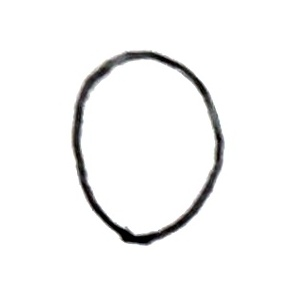
#> input picture test_images/O.jpg, 296 x 296 px
$ python -i letter_segmentation.py   (imports and definitions only)
#> lines starting #> are read from the running program, lines starting #| are printed output that depends on the picture; after the words box and inside, x2 and y2 are one past the last pixel; in counts of white or black regions, pixels touching at a corner belong together
"""
Segmentación de letras con proyección vertical.

Versión definitiva con:
- Filtrado de trazos horizontales (líneas de 't', guiones)
- Detección automática de letras fusionadas
- Sensibilidad ajustable para manuscritos
"""

import cv2
import numpy as np
from typing import List, Tuple
import matplotlib.pyplot as plt


class LetterSegmenter:
    """
    Segmentador de letras usando proyección vertical.

    Incluye filtros inteligentes para eliminar trazos y dividir letras fusionadas.
    """

    def __init__(
        self,
        min_width: int = 10,
        min_height: int = 15,
        margin: int = 2,
        valley_threshold: float = 0.10,
        min_valley_width: int = 2,
        max_aspect_ratio: float = 3.0,  # ⭐ NUEVO: filtrar líneas horizontales
        split_wide_threshold: float = 2.5  # ⭐ NUEVO: dividir letras fusionadas
    ):
        """
        Inicializa el segmentador de letras.

        Args:
            min_width: Ancho mínimo de letra válida (píxeles).
            min_height: Alto mínimo de letra válida (píxeles).
            margin: Margen adicional alrededor de cada letra.
            valley_threshold: Umbral para detectar valles (0-1).
            min_valley_width: Ancho mínimo de valle válido (píxeles).
            max_aspect_ratio: Relación ancho/alto máxima (filtrar líneas horizontales).
            split_wide_threshold: Si ancho > threshold * alto, intentar dividir.
        """
        self.min_width = min_width
        self.min_height = min_height
        self.margin = margin
        self.valley_threshold = valley_threshold
        self.min_valley_width = min_valley_width
        self.max_aspect_ratio = max_aspect_ratio
        self.split_wide_threshold = split_wide_threshold

    def segment_word(self, word_image: np.ndarray, debug: bool = False) -> List[np.ndarray]:
        """
        Segmenta palabra en letras usando proyección vertical.

        Args:
            word_image: Imagen de la palabra (numpy array).
            debug: Si True, muestra visualización del proceso.

        Returns:
            Lista de imágenes de letras ordenadas de izquierda a derecha.
        """
        # Paso 1: Preprocesar
        gray, binary = self._preprocess(word_image)

        # Paso 2: Calcular proyección vertical
        vertical_projection = self._calculate_vertical_projection(binary)

        # Paso 3: Encontrar puntos de corte
        split_points = self._find_split_points_improved(
            vertical_projection,
            threshold=self.valley_threshold,
            min_valley_width=self.min_valley_width
        )

        # Paso 4: Extraer segmentos con recorte vertical
        segments = self._extract_segments_improved(word_image, binary, split_points)

        # Paso 5: Filtrar y procesar segmentos
        valid_letters = []

        for i, seg in enumerate(segments):
            h, w = seg.shape[:2]

            # Filtrar segmentos muy pequeños (ruido)
            if w < self.min_width or h < self.min_height:
                if debug:
                    print(f"  ⚠️  Segmento {i+1}: {w}x{h} muy pequeño (filtrado)")
                continue

            # Filtrar segmentos que son toda la imagen (error de recorte)
            if h > word_image.shape[0] * 0.9:
                if debug:
                    print(f"  ⚠️  Segmento {i+1}: {w}x{h} demasiado alto (filtrado)")
                continue

            # ⭐ NUEVO: Filtrar trazos horizontales (líneas de 't', guiones)
            aspect_ratio = w / h if h > 0 else 0

            # Caso 1: Trazo horizontal (línea de 't', guion) → FILTRAR
            #   Características: ancho >> alto Y altura pequeña
            if aspect_ratio > self.max_aspect_ratio and h < 50:
                if debug:
                    print(f"  ⚠️  Segmento {i+1}: {w}x{h} (ratio {aspect_ratio:.1f}) → trazo horizontal (filtrado)")
                continue

            # Caso 2: Letras fusionadas (dos o más letras juntas) → DIVIDIR
            #   Características: ancho > 2.5 * alto Y altura razonable
            if aspect_ratio > self.split_wide_threshold and h >= 50:
                if debug:
                    print(f"  🔍 Segmento {i+1}: {w}x{h} (ratio {aspect_ratio:.1f}) → letras fusionadas, intentando dividir...")

                # Intentar subdividir este segmento
                subsegments = self._split_wide_segment(seg, binary[:, :seg.shape[1]], debug=debug)

                if len(subsegments) > 1:
                    if debug:
                        print(f"     ✓ Dividido en {len(subsegments)} letras")
                    valid_letters.extend(subsegments)
                else:
                    if debug:
                        print(f"     ✗ No se pudo dividir, manteniendo original")
                    valid_letters.append(seg)

            # Caso 3: Letra normal → ACEPTAR
            else:
                valid_letters.append(seg)

        # Debug: Visualización
        if debug:
            self._visualize_segmentation(
                word_image, binary, vertical_projection, split_points, valid_letters
            )

        if len(valid_letters) == 0 and debug:
            print("  ❌ No se detectaron letras válidas")
            print(f"  Ajusta valley_threshold (actual: {self.valley_threshold:.2f})")

        return valid_letters

    def _preprocess(self, image: np.ndarray) -> Tuple[np.ndarray, np.ndarray]:
        """
        Preprocesa imagen: escala de grises + binarización.

        Returns:
            Tupla (gray, binary_inverted)
        """
        if len(image.shape) == 3:
            gray = cv2.cvtColor(image, cv2.COLOR_BGR2GRAY)
        else:
            gray = image.copy()

        # Binarizar con Otsu (invertida: texto blanco, fondo negro)
        _, binary = cv2.threshold(
            gray, 0, 255,
            cv2.THRESH_BINARY_INV + cv2.THRESH_OTSU
        )

        return gray, binary

    def _calculate_vertical_projection(self, binary: np.ndarray) -> np.ndarray:
        """
        Calcula proyección vertical (suma de píxeles blancos por columna).

        Returns:
            Array normalizado [0-1] con la proyección.
        """
        projection = np.sum(binary, axis=0).astype(float)

        # Normalizar a [0, 1]
        if np.max(projection) > 0:
            projection = projection / np.max(projection)

        return projection

    def _find_split_points_improved(
        self,
        projection: np.ndarray,
        threshold: float = 0.10,
        min_valley_width: int = 2
    ) -> List[int]:
        """
        Encuentra puntos de corte usando detección de valles.

        Args:
            projection: Proyección vertical normalizada.
            threshold: Umbral para considerar un valle.
            min_valley_width: Ancho mínimo de valle válido.

        Returns:
            Lista de posiciones X donde cortar.
        """
        split_points = [0]  # Inicio

        in_valley = False
        valley_start = 0

        for x in range(len(projection)):
            if projection[x] < threshold:
                # Dentro de un valle
                if not in_valley:
                    valley_start = x
                    in_valley = True
            else:
                # Saliendo de un valle
                if in_valley:
                    valley_end = x
                    valley_width = valley_end - valley_start

                    # Solo valles suficientemente anchos
                    if valley_width >= min_valley_width:
                        valley_mid = (valley_start + valley_end) // 2
                        split_points.append(valley_mid)

                    in_valley = False

        split_points.append(len(projection))  # Final

        # Filtrar puntos muy cercanos
        filtered_points = [split_points[0]]
        for point in split_points[1:]:
            if point - filtered_points[-1] >= 8:  # Mínimo 8 píxeles de separación
                filtered_points.append(point)

        # Asegurar inicio y fin
        if len(filtered_points) < 2:
            filtered_points = [0, len(projection)]

        return filtered_points

    # [49 lines left out: function _split_wide_segment, not called in this run]

    def _extract_segments_improved(
        self,
        image: np.ndarray,
        binary: np.ndarray,
        split_points: List[int]
    ) -> List[np.ndarray]:
        """
        Extrae segmentos CON RECORTE VERTICAL.

        Args:
            image: Imagen original.
            binary: Imagen binarizada (para calcular recorte).
            split_points: Posiciones X donde cortar.

        Returns:
            Lista de segmentos recortados.
        """
        segments = []
        height, width = image.shape[:2]

        for i in range(len(split_points) - 1):
            x1 = max(0, split_points[i])
            x2 = min(width, split_points[i + 1])

            if x2 - x1 < 5:
                continue

            # Extraer segmento horizontal
            segment_img = image[:, x1:x2]
            segment_binary = binary[:, x1:x2]

            # Recorte vertical
            segment_cropped = self._crop_vertical_whitespace_fixed(
                segment_img, segment_binary
            )

            if segment_cropped.size > 0:
                segments.append(segment_cropped)

        return segments

    def _crop_vertical_whitespace_fixed(
        self,
        image: np.ndarray,
        binary: np.ndarray
    ) -> np.ndarray:
        """
        Recorta espacios verticales usando la imagen binarizada.

        Args:
            image: Imagen RGB/grayscale a recortar.
            binary: Imagen binarizada (texto blanco, fondo negro).

        Returns:
            Imagen recortada verticalmente.
        """
        # Proyección horizontal (suma por filas)
        horizontal_projection = np.sum(binary, axis=1)

        # Encontrar filas con contenido
        non_zero_rows = np.where(horizontal_projection > 0)[0]

        if len(non_zero_rows) == 0:
            return image

        # Límites con margen
        y1 = max(0, non_zero_rows[0] - self.margin)
        y2 = min(image.shape[0], non_zero_rows[-1] + 1 + self.margin)

        return image[y1:y2, :]

    # [108 lines left out: functions _visualize_segmentation, segment_multiple_words, not called in this run]

>>> import cv2
>>> picture = cv2.imread('../test_images/O.jpg')
#> picture is the input picture: shape (296, 296, 3); mean B, G, R 245.3, 245.3, 245.4
>>> result = LetterSegmenter().segment_word(picture)
#> in _preprocess, `_, binary = cv2.threshold( gray, 0, 255, cv2.THRESH_BINARY_INV + cv2.T..`:
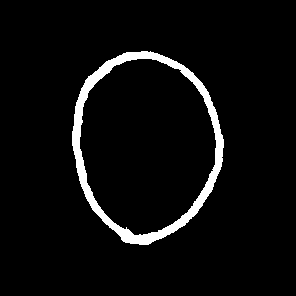
#> binary: shape (296, 296); 4.7% white; 1 white region, box (x1, y1, x2, y2) and area: (72, 51, 224, 245) 4133
#> in _calculate_vertical_projection, `projection = np.sum(binary, axis=0).astype(float)`: projection = 296 values, max 22185 at index 79, min 0 at index 0, mean 3560.5
#> in _calculate_vertical_projection, `projection = projection / np.max(projection)`: projection = 296 values, max 1 at index 79, min 0 at index 0, mean 0.16
#> in segment_word, `vertical_projection = self._calculate_vertical_projection(binary)`: vertical_projection has the same summary as projection in _calculate_vertical_projection
#> the loop in _find_split_points_improved, `for x in range(len(projection)):` made 296 passes
#> (valley_end, valley_width, valley_mid, in_valley) on pass 73: (72, 72, 36, False)
#> (valley_start, in_valley) on passes 1, 225: (0, True), (224, True)
#> after the loop in _find_split_points_improved, `for x in range(len(projection)):`: in_valley = True; split_points = [0, 36]; valley_end = 72; valley_mid = 36; valley_start = 224; valley_width = 72
#> in _find_split_points_improved, `filtered_points = [split_points[0]]`: filtered_points = [0]
#> the loop in _find_split_points_improved, `for point in split_points[1:]:` made 2 passes
#> point on passes 1 to 2: 36, 296
#> after the loop in _find_split_points_improved, `for point in split_points[1:]:`: filtered_points = [0, 36, 296]
#> the loop in _extract_segments_improved, `for i in range(len(split_points) - 1):` made 2 passes
#> (x1, x2, y1 in _crop_vertical_whitespace_fixed, y2 in _crop_vertical_whitespace_fixed) on pass 2: (36, 296, 49, 247)
#> pass 2, in _extract_segments_improved, `segment_img = image[:, x1:x2]`:
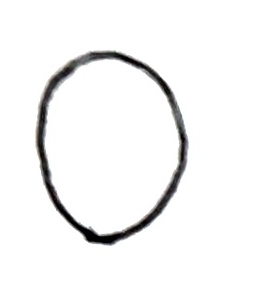
#> segment_img: shape (296, 260, 3); mean B, G, R 244, 244, 244.1
#> pass 2, in _extract_segments_improved, `segment_binary = binary[:, x1:x2]`:
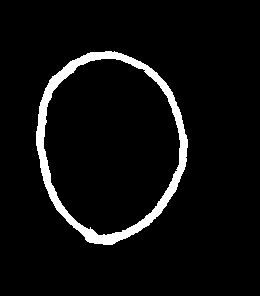
#> segment_binary: shape (296, 260); 5.4% white; 1 white region, box (x1, y1, x2, y2) and area: (36, 51, 188, 245) 4133
#> after the loop in _extract_segments_improved, `for i in range(len(split_points) - 1):`: segments = 2 items
#> the loop in segment_word, `for i, seg in enumerate(segments):` made 2 passes
#> (h, w) on pass 1: (296, 36)
#> (h, w, aspect_ratio) on pass 2: (198, 260, 1.31)
#> after the loop in segment_word, `for i, seg in enumerate(segments):`: valid_letters = 1 item
#> result = 1 item

$ run again, on test_images/A.png
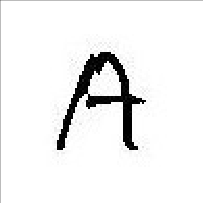
#> input picture test_images/A.png, 203 x 203 px
#> picture is the input picture: shape (203, 203, 3); min 0, max 255, mean 239.6
#> in _preprocess, `_, binary = cv2.threshold( gray, 0, 255, cv2.THRESH_BINARY_INV + cv2.T..`:
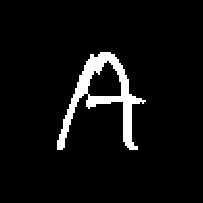
#> binary: shape (203, 203); 5.6% white; 1 white region, box (x1, y1, x2, y2) and area: (57, 52, 146, 150) 2292
#> in _calculate_vertical_projection, `projection = np.sum(binary, axis=0).astype(float)`: projection = 203 values, max 18615 at index 123, min 0 at index 0, mean 2879.1
#> in _calculate_vertical_projection, `projection = projection / np.max(projection)`: projection = 203 values, max 1 at index 123, min 0 at index 0, mean 0.155
#> vertical_projection has the same summary as projection in _calculate_vertical_projection
#> the loop in _find_split_points_improved, `for x in range(len(projection)):` made 203 passes
#> (valley_end, valley_width, valley_mid, in_valley) on pass 58: (57, 57, 28, False)
#> after the loop in _find_split_points_improved, `for x in range(len(projection)):`: in_valley = True; split_points = [0, 28]; valley_end = 57; valley_mid = 28; valley_start = 138; valley_width = 57
#> in _find_split_points_improved, `filtered_points = [split_points[0]]`: filtered_points = [0]
#> the loop in _find_split_points_improved, `for point in split_points[1:]:` made 2 passes
#> point on passes 1 to 2: 28, 203
#> after the loop in _find_split_points_improved, `for point in split_points[1:]:`: filtered_points = [0, 28, 203]
#> the loop in _extract_segments_improved, `for i in range(len(split_points) - 1):` made 2 passes
#> pass 2, in _extract_segments_improved, `segment_binary = binary[:, x1:x2]`:
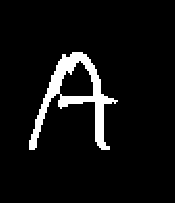
#> segment_binary: shape (203, 175); 6.5% white; 1 white region, box (x1, y1, x2, y2) and area: (29, 52, 118, 150) 2292
#> after the loop in _extract_segments_improved, `for i in range(len(split_points) - 1):`: segments = 2 items
#> the loop in segment_word, `for i, seg in enumerate(segments):` made 2 passes
#> (h, w) on pass 1: (203, 28)
#> after the loop in segment_word, `for i, seg in enumerate(segments):`: valid_letters = 1 item

$ run again, on test_images/B.png
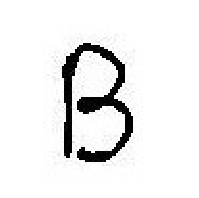
#> input picture test_images/B.png, 199 x 198 px
#> picture is the input picture: shape (198, 199, 3); min 0, max 255, mean 235.9
#> in _preprocess, `_, binary = cv2.threshold( gray, 0, 255, cv2.THRESH_BINARY_INV + cv2.T..`:
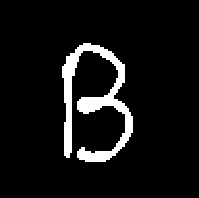
#> binary: shape (198, 199); 7.2% white; 1 white region, box (x1, y1, x2, y2) and area: (62, 43, 133, 162) 2843
#> in _calculate_vertical_projection, `projection = np.sum(binary, axis=0).astype(float)`: projection = 199 values, max 26010 at index 66, min 0 at index 0, mean 3643
#> in _calculate_vertical_projection, `projection = projection / np.max(projection)`: projection = 199 values, max 1 at index 66, min 0 at index 0, mean 0.14
#> vertical_projection has the same summary as projection in _calculate_vertical_projection
#> the loop in _find_split_points_improved, `for x in range(len(projection)):` made 199 passes
#> (valley_end, valley_width, valley_mid, in_valley) on pass 63: (62, 62, 31, False)
#> after the loop in _find_split_points_improved, `for x in range(len(projection)):`: in_valley = True; split_points = [0, 31]; valley_end = 62; valley_mid = 31; valley_start = 133; valley_width = 62
#> in _find_split_points_improved, `filtered_points = [split_points[0]]`: filtered_points = [0]
#> the loop in _find_split_points_improved, `for point in split_points[1:]:` made 2 passes
#> point on passes 1 to 2: 31, 199
#> after the loop in _find_split_points_improved, `for point in split_points[1:]:`: filtered_points = [0, 31, 199]
#> the loop in _extract_segments_improved, `for i in range(len(split_points) - 1):` made 2 passes
#> pass 2, in _extract_segments_improved, `segment_binary = binary[:, x1:x2]`:
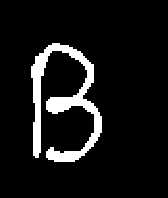
#> segment_binary: shape (198, 168); 8.5% white; 1 white region, box (x1, y1, x2, y2) and area: (31, 43, 102, 162) 2843
#> after the loop in _extract_segments_improved, `for i in range(len(split_points) - 1):`: segments = 2 items
#> the loop in segment_word, `for i, seg in enumerate(segments):` made 2 passes
#> (h, w) on pass 1: (198, 31)
#> after the loop in segment_word, `for i, seg in enumerate(segments):`: valid_letters = 1 item
